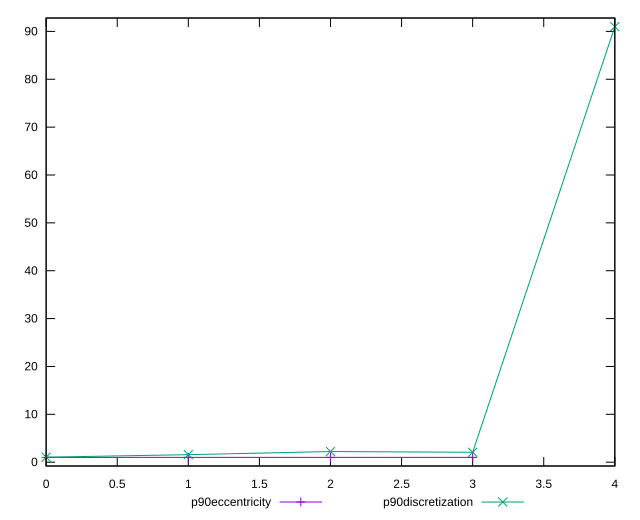

Source code (gnuplot):
reset

$p90Eccentricity <<EOF
0 0.9999999999999996
1 0.9999999999999999
2 0.9999999999999999
3 0.9999999999999999
EOF

$p90Discretization <<EOF
0 1.0459770114942528
1 1.5689655172413792
2 2.2195121951219514
3 2.0681818181818183
4 91
EOF

set key outside below
set xrange [0:4]
set yrange [-0.8000000000000005:92.8]
set trange [-0.8000000000000005:92.8]
set terminal svg size 640, 520 enhanced background rgb 'white'
set output "report_00009_2021-02-08T22-37-41.559Z/render-blocking-resources/progression/eccentricity.svg"

plot $p90Eccentricity title "p90eccentricity" with linespoints, \
     $p90Discretization title "p90discretization" with linespoints

reset
